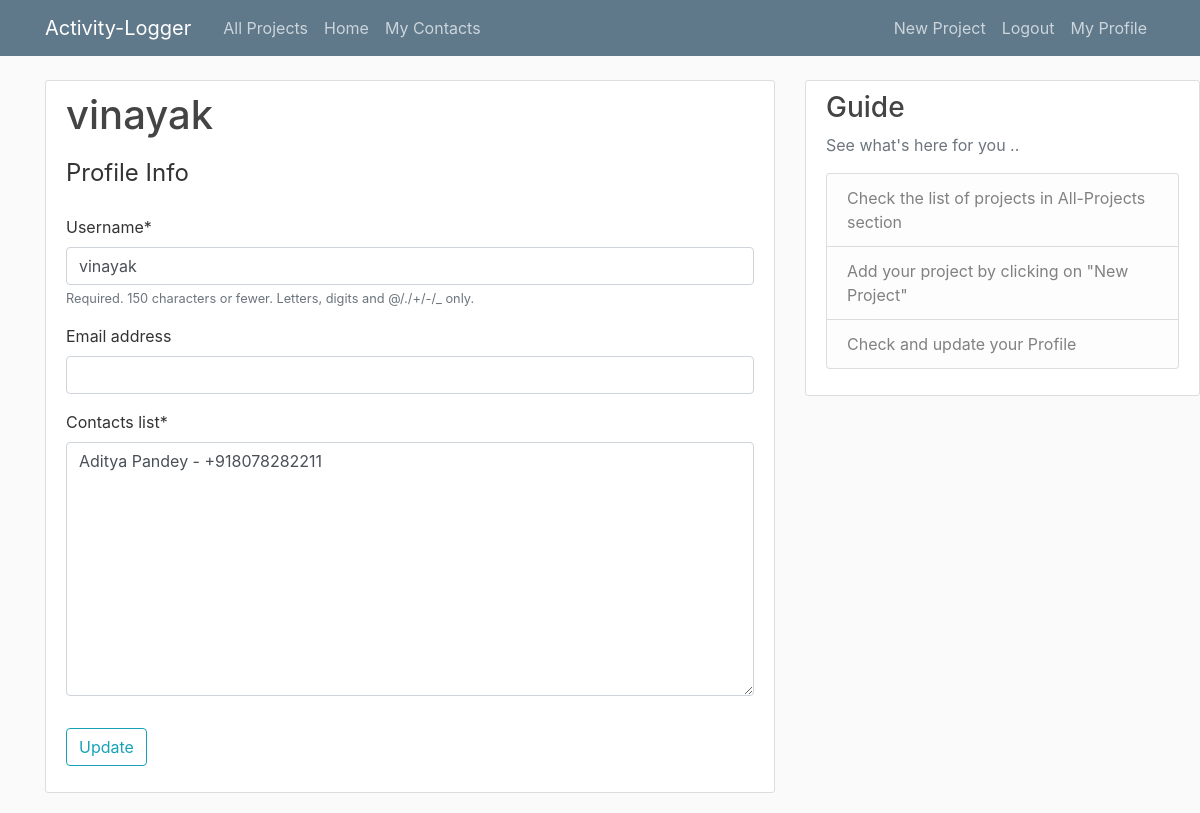
Before: /profile/ (signed in) with the older database file.
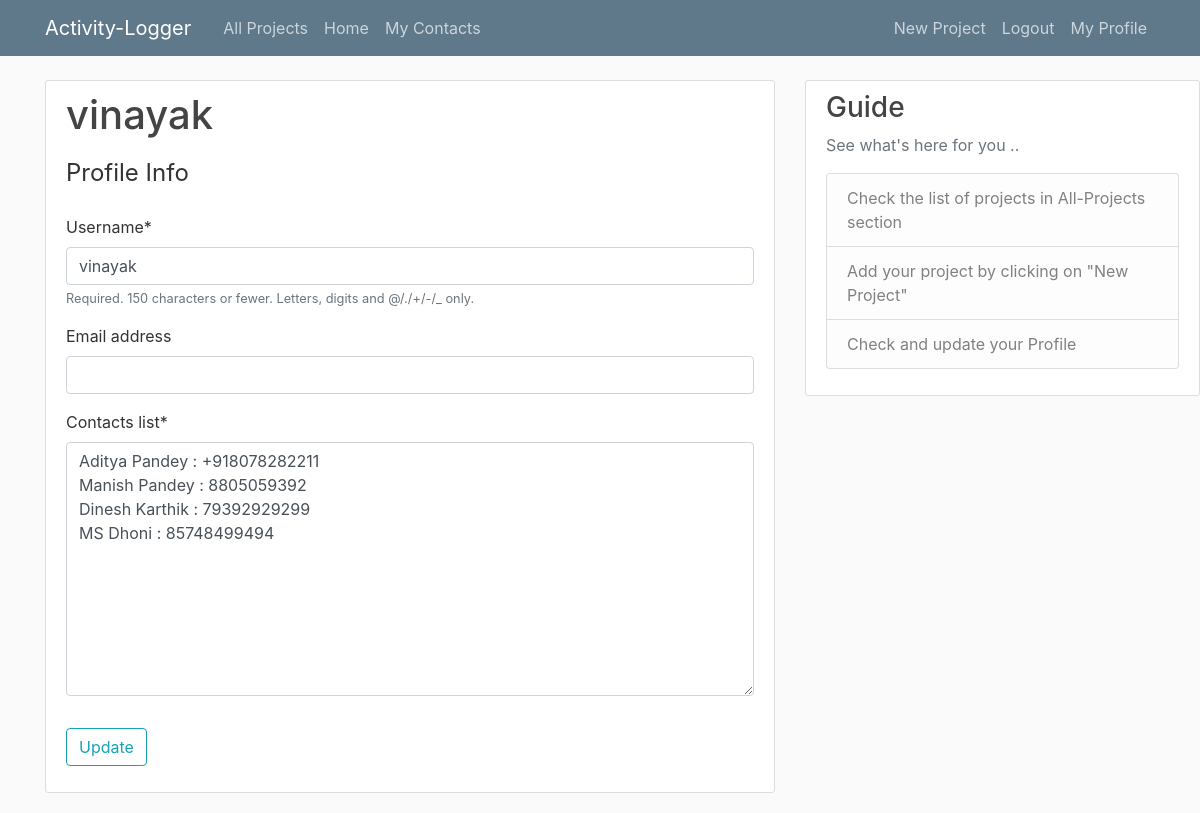
After: the same page with the newer database file.
### users/models.py (models this page shows, shortened)
class Profile (models.Model):
	user = models.OneToOneField(User, on_delete=models.CASCADE)
	contacts_list = models.TextField(default="NO CONTACTS")

### users/views.py (the view)
# urls.py: path('profile/',user_views.profile,name='profile'),
@login_required
def profile(request):
	if request.method == 'POST':
		u_form = UserUpdateForm(request.POST, instance=request.user)
		p_form = ProfileUpdateForm(request.POST,
				request.FILES,instance=request.user.profile)
		if u_form.is_valid() and p_form.is_valid():
			u_form.save()
			p_form.save()
			messages.success(request, f'your Account has been updated!')
			return redirect('profile')
	else:
		u_form = UserUpdateForm(instance=request.user)
		p_form = ProfileUpdateForm(instance=request.user.profile)
	context = {
		'u_form':u_form,
		'p_form':p_form
	}
	return render(request,'users/profile.html',context)

### users/forms.py
class UserUpdateForm(forms.ModelForm):
	email = forms.EmailField
	class Meta:
		model = User
		fields = ['username','email']

class ProfileUpdateForm(forms.ModelForm):
	class Meta:
		model = Profile
		fields = ['contacts_list']

### users/templates/users/profile.html (shortened to what this page needs)
{% extends "blog/base.html" %}
{% load crispy_forms_tags %}
{% block content %}
	<div class="content-section">
	  <div class="media">
	    <div class="media-body">
	      <h2 class="account-heading">{{ user.username }}</h2>
	    </div>
	  </div>
	  <form method="POST" enctype="multipart/form-data">
			<fieldset class="form-group">
				<legend class="borfer-bottom mb-4">
					Profile Info
				</legend>
				{{ u_form|crispy }}
				{{ p_form|crispy }}
			</fieldset>
			<div class="form-group">
				<button class="btn btn-outline-info" type="submit"> Update </button>
			</div>
		</form>
	</div>
{% endblock content %}

Changed rows visible on the page:
changed Profile: contacts_list "Aditya Pandey - +918078282211" → "Aditya Pandey : +918078282211 Manish Pandey : 8805059392 Dinesh Karthik : 79392929299 MS Dhoni : 85748499494"
